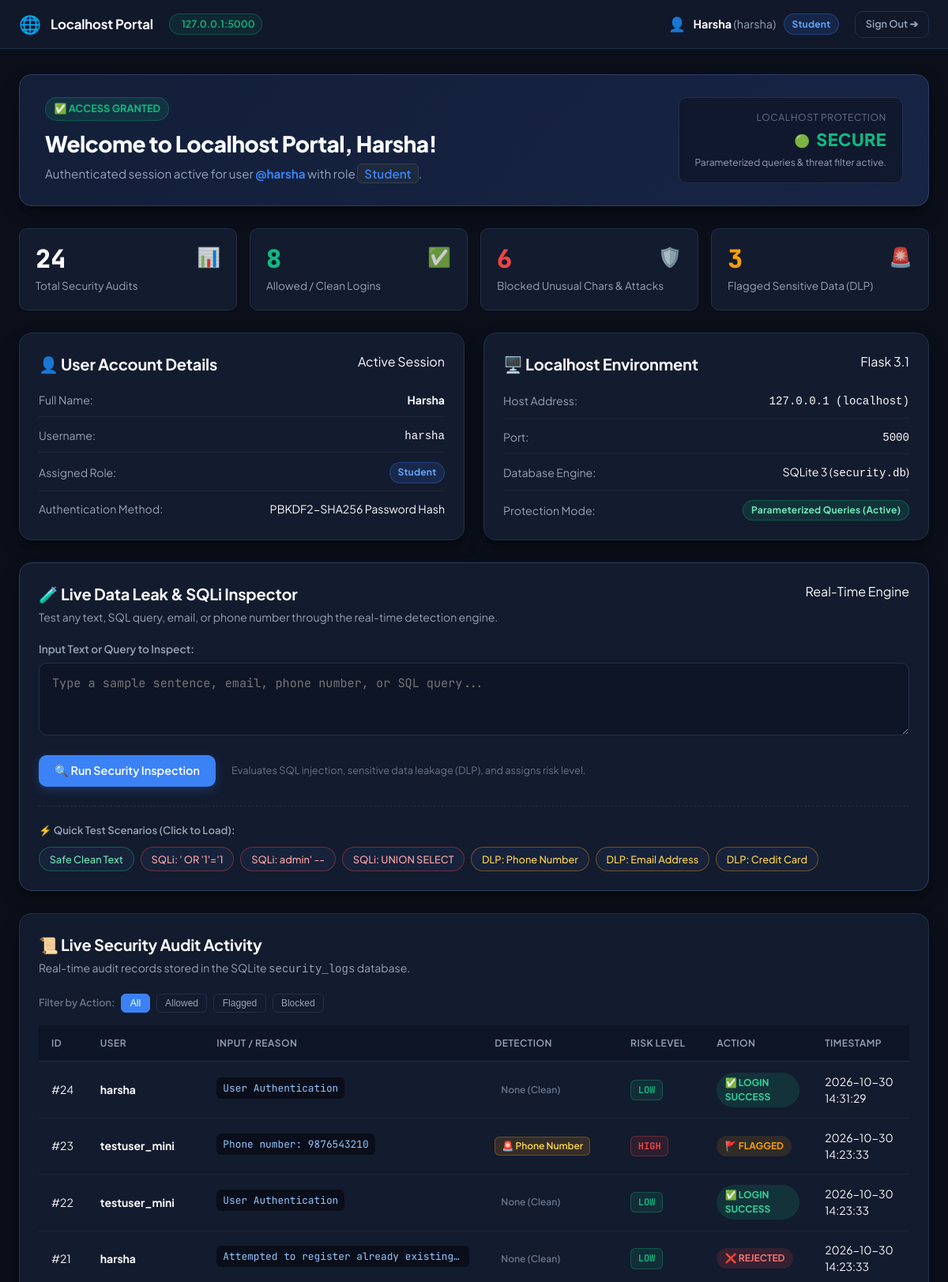
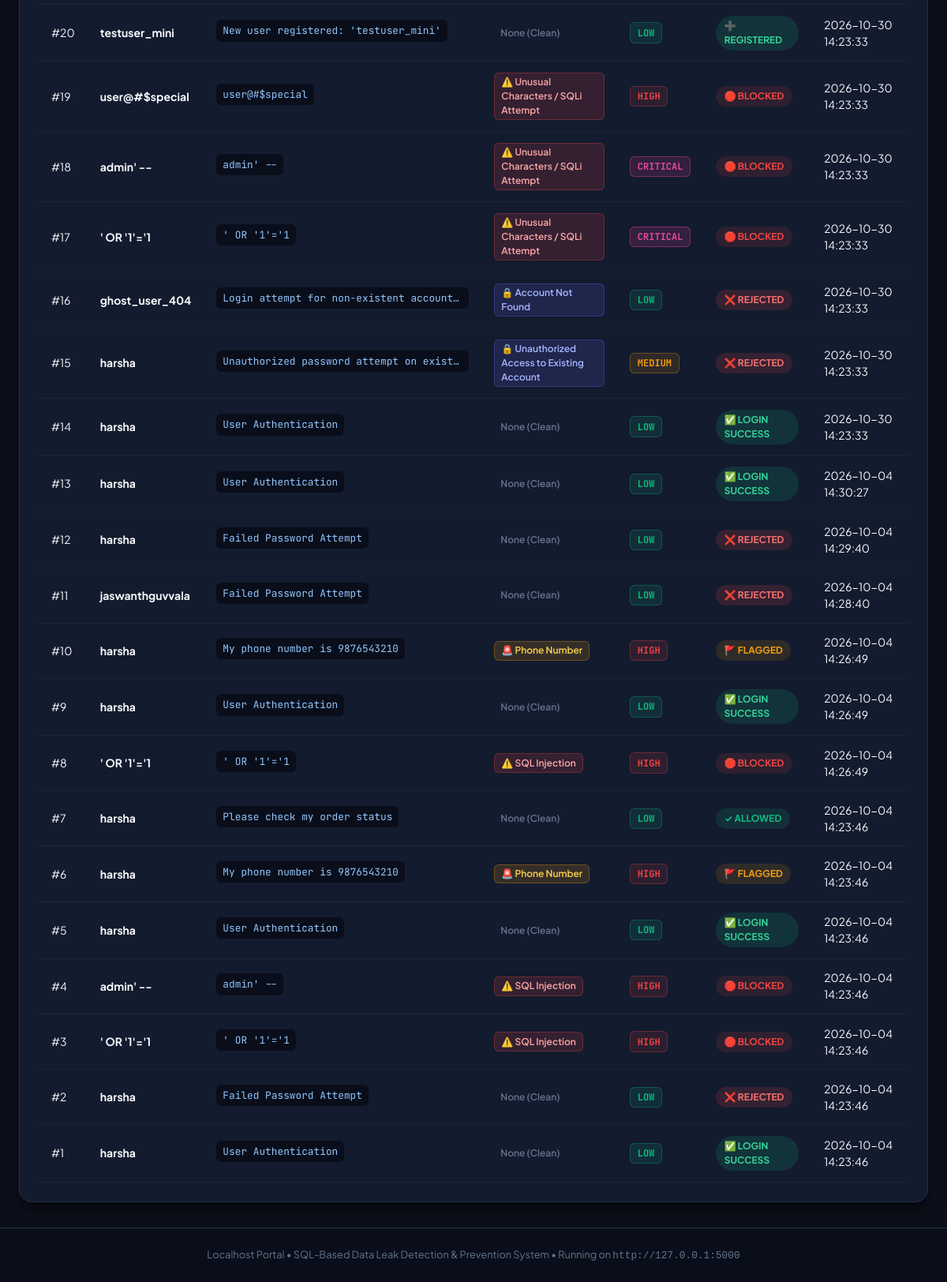
The app's page /dashboard (signed in) with its own data (2 pictures, top to bottom).
### tables this page shows
CREATE TABLE security_logs (
            id INTEGER PRIMARY KEY AUTOINCREMENT,
            username TEXT,
            input_text TEXT,
            detection_type TEXT,
            risk_level TEXT,
            action TEXT,
            timestamp DATETIME DEFAULT CURRENT_TIMESTAMP
        );

### sql-data-leak-detector/app.py (the view)
@app.route('/dashboard')
def dashboard():
    if 'user' not in session:
        return redirect(url_for('login'))
    user = session['user']
    is_admin = (user['role'] == 'Admin')
    if is_admin:
        logs = database.get_security_logs(limit=100)
    else:
        logs = database.get_security_logs(limit=50)
    stats = database.get_security_stats()
    return render_template(
        'dashboard.html',
        user=user,
        logs=logs,
        stats=stats,
        is_admin=is_admin
    )

### sql-data-leak-detector/templates/dashboard.html (shortened to what this page needs)
<!DOCTYPE html>
<html lang="en">
<head>
    <link rel="stylesheet" href="{{ url_for('static', filename='style.css') }}">
</head>
<body>
    <nav class="navbar">
        <div class="nav-container">
            <div class="nav-brand">
                <span class="brand-icon">🌐</span>
                <span class="brand-title">Localhost Portal</span>
                <span class="server-status-pill">
                    <span>127.0.0.1:5000</span>
                </span>
            </div>
            <div class="nav-user">
                <div class="user-meta">
                    <span class="user-avatar">👤</span>
                    <span class="user-greeting"><strong>{{ user.name }}</strong> ({{ user.username }})</span>
                    <span class="badge badge-role {{ 'badge-admin' if user.role == 'Admin' else 'badge-student' }}">
                        {{ user.role }}
                    </span>
                </div>
                <a href="{{ url_for('logout') }}" class="btn btn-outline btn-sm">Sign Out ➔</a>
            </div>
        </div>
    </nav>
    <main class="dashboard-container">
        <section class="security-banner-card">
            <div class="banner-content">
                <div class="badge-success-login">✅ ACCESS GRANTED</div>
                <h1>Welcome to Localhost Portal, {{ user.name }}!</h1>
                <p class="user-details">
                    Authenticated session active for user <strong class="highlight-username">@{{ user.username }}</strong> with role
                    <span class="role-pill">{{ user.role }}</span>.
                </p>
            </div>
            <div class="security-status-box">
                <div class="status-label">Localhost Protection</div>
                <div class="status-indicator">
                    <span class="pulse-dot">🟢</span>
                    <span class="status-text">SECURE</span>
                </div>
                <div class="status-sub">Parameterized queries & threat filter active.</div>
            </div>
        </section>
        <section class="stats-grid">
            <div class="stat-card">
                <div class="stat-num">{{ stats.total }}</div>
                <div class="stat-title">Total Security Audits</div>
                <div class="stat-icon">📊</div>
            </div>
            <div class="stat-card stat-safe">
                <div class="stat-num">{{ stats.allowed }}</div>
                <div class="stat-title">Allowed / Clean Logins</div>
                <div class="stat-icon">✅</div>
            </div>
            <div class="stat-card stat-blocked">
                <div class="stat-num">{{ stats.blocked }}</div>
                <div class="stat-title">Blocked Unusual Chars & Attacks</div>
                <div class="stat-icon">🛡️</div>
            </div>
            <div class="stat-card stat-flagged">
                <div class="stat-num">{{ stats.flagged }}</div>
                <div class="stat-title">Flagged Sensitive Data (DLP)</div>
                <div class="stat-icon">🚨</div>
            </div>
        </section>
        <div class="info-dual-grid">
            <div class="card info-box">
                <div class="card-header">
                    <h2>👤 User Account Details</h2>
                    <span class="security-tag tag-shield">Active Session</span>
                </div>
                <div class="details-list">
                    <div class="detail-row">
                        <span class="detail-label">Full Name:</span>
                        <span class="detail-value"><strong>{{ user.name }}</strong></span>
                    </div>
                    <div class="detail-row">
                        <span class="detail-label">Username:</span>
                        <span class="detail-value"><code>{{ user.username }}</code></span>
                    </div>
                    <div class="detail-row">
                        <span class="detail-label">Assigned Role:</span>
                        <span class="detail-value"><span class="badge {{ 'badge-admin' if user.role == 'Admin' else 'badge-student' }}">{{ user.role }}</span></span>
                    </div>
                    <div class="detail-row">
                        <span class="detail-label">Authentication Method:</span>
                        <span class="detail-value">PBKDF2-SHA256 Password Hash</span>
                    </div>
                </div>
            </div>
            <div class="card info-box">
                <div class="card-header">
                    <h2>🖥️ Localhost Environment</h2>
                    <span class="security-tag tag-engine">Flask 3.1</span>
                </div>
                <div class="details-list">
                    <div class="detail-row">
                        <span class="detail-label">Host Address:</span>
                        <span class="detail-value"><code>127.0.0.1 (localhost)</code></span>
                    </div>
                    <div class="detail-row">
                        <span class="detail-label">Port:</span>
                        <span class="detail-value"><code>5000</code></span>
                    </div>
                    <div class="detail-row">
                        <span class="detail-label">Database Engine:</span>
                        <span class="detail-value">SQLite 3 (<code>security.db</code>)</span>
                    </div>
                    <div class="detail-row">
                        <span class="detail-label">Protection Mode:</span>
                        <span class="detail-value"><span class="badge badge-safe">Parameterized Queries (Active)</span></span>
                    </div>
                </div>
            </div>
        </div>
        <section class="card inspector-card">
            <div class="card-header">
                <div>
                    <h2>🧪 Live Data Leak & SQLi Inspector</h2>
                    <p class="card-subtitle">Test any text, SQL query, email, or phone number through the real-time detection engine.</p>
                </div>
                <span class="security-tag tag-engine">Real-Time Engine</span>
            </div>
            <form action="{{ url_for('inspect_input') }}" method="POST" class="inspector-form">
                <div class="form-group">
                    <label for="test_input">Input Text or Query to Inspect:</label>
                    <textarea
                        name="test_input"
                        id="test_input"
                        rows="3"
                        placeholder="Type a sample sentence, email, phone number, or SQL query..."
                        required
                    ></textarea>
                </div>
                <div class="inspector-actions">
                    <button type="submit" class="btn btn-primary" id="inspectBtn">
                        <span>🔍 Run Security Inspection</span>
                    </button>
                    <span class="help-hint">Evaluates SQL injection, sensitive data leakage (DLP), and assigns risk level.</span>
                </div>
            </form>
            <div class="testcases-palette">
                <div class="palette-header">
                    <span>⚡ Quick Test Scenarios (Click to Load):</span>
                </div>
                <div class="palette-buttons">
                    <button type="button" class="btn-chip chip-success" onclick="setInspectorTest('Please confirm my project status for next week.')">
                        Safe Clean Text
                    </button>
                    <button type="button" class="btn-chip chip-danger" onclick="setInspectorTest('\' OR \'1\'=\'1')">
                        SQLi: ' OR '1'='1
                    </button>
                    <button type="button" class="btn-chip chip-danger" onclick="setInspectorTest('admin\' --')">
                        SQLi: admin' --
                    </button>
                    <button type="button" class="btn-chip chip-danger" onclick="setInspectorTest('\' UNION SELECT id, username, password_hash FROM users--')">
                        SQLi: UNION SELECT
                    </button>
                    <button type="button" class="btn-chip chip-warning" onclick="setInspectorTest('Contact me at 9876543210 for details')">
                        DLP: Phone Number
                    </button>
                    <button type="button" class="btn-chip chip-warning" onclick="setInspectorTest('Send invoice to user@example.com')">
                        DLP: Email Address
                    </button>
                    <button type="button" class="btn-chip chip-warning" onclick="setInspectorTest('Card number 4532 8901 2345 6789')">
                        DLP: Credit Card
                    </button>
                </div>
            </div>
        </section>
        <section class="card table-card">
            <div class="card-header table-header-flex">
                <div>
                    <h2>📜 Live Security Audit Activity</h2>
                    <p class="card-subtitle">Real-time audit records stored in the SQLite <code>security_logs</code> database.</p>
                </div>
            </div>
            <div class="table-filter-bar">
                <span class="filter-label">Filter by Action:</span>
                <button type="button" class="filter-btn active" onclick="filterTable('ALL')">All</button>
                <button type="button" class="filter-btn" onclick="filterTable('ALLOWED')">Allowed</button>
                <button type="button" class="filter-btn" onclick="filterTable('FLAGGED')">Flagged</button>
                <button type="button" class="filter-btn" onclick="filterTable('BLOCKED')">Blocked</button>
            </div>
            <div class="table-responsive">
                <table class="security-table" id="securityLogsTable">
                    <thead>
                        <tr>
                            <th>ID</th>
                            <th>User</th>
                            <th>Input / Reason</th>
                            <th>Detection</th>
                            <th>Risk Level</th>
                            <th>Action</th>
                            <th>Timestamp</th>
                        </tr>
                    </thead>
                    <tbody>
                        {% if logs %}
                            {% for log in logs %}
                            <tr class="log-row" data-action="{{ log.action }}">
                                <td class="col-id">#{{ log.id }}</td>
                                <td class="col-user"><strong>{{ log.username }}</strong></td>
                                <td class="col-input">
                                    <code class="input-preview" title="{{ log.input_text }}">{{ log.input_text }}</code>
                                </td>
                                <td class="col-detection">
                                    {% if 'SQL' in log.detection_type or 'Unusual' in log.detection_type %}
                                        <span class="detection-badge badge-sqli">⚠️ {{ log.detection_type }}</span>
                                    {% elif 'Phone' in log.detection_type or 'Email' in log.detection_type or 'Credit' in log.detection_type %}
                                        <span class="detection-badge badge-dlp">🚨 {{ log.detection_type }}</span>
                                    {% elif 'Unauthorized' in log.detection_type or 'Not Found' in log.detection_type %}
                                        <span class="detection-badge badge-auth">🔒 {{ log.detection_type }}</span>
                                    {% else %}
                                        <span class="detection-badge badge-none">None (Clean)</span>
                                    {% endif %}
                                </td>
                                <td class="col-risk">
                                    {% if log.risk_level == 'LOW' %}
                                        <span class="risk-badge risk-low">LOW</span>
                                    {% elif log.risk_level == 'MEDIUM' %}
                                        <span class="risk-badge risk-medium">MEDIUM</span>
                                    {% elif log.risk_level == 'HIGH' %}
                                        <span class="risk-badge risk-high">HIGH</span>
                                    {% elif log.risk_level == 'CRITICAL' %}
                                        <span class="risk-badge risk-critical">CRITICAL</span>
                                    {% else %}
                                        <span class="risk-badge">{{ log.risk_level }}</span>
                                    {% endif %}
                                </td>
                                <td class="col-action">
                                    {% if log.action == 'BLOCKED' %}
                                        <span class="action-badge action-blocked">🛑 BLOCKED</span>
                                    {% elif log.action == 'FLAGGED' %}
                                        <span class="action-badge action-flagged">🚩 FLAGGED</span>
                                    {% elif log.action == 'LOGIN SUCCESS' %}
                                        <span class="action-badge action-success">✅ LOGIN SUCCESS</span>
                                    {% elif log.action == 'LOGIN REJECTED' or log.action == 'LOGIN FAILED' %}
                                        <span class="action-badge action-failed">❌ REJECTED</span>
                                    {% elif log.action == 'USER REGISTERED' %}
                                        <span class="action-badge action-success">➕ REGISTERED</span>
                                    {% else %}
                                        <span class="action-badge action-allowed">✓ ALLOWED</span>
                                    {% endif %}
                                </td>
                                <td class="col-time">{{ log.timestamp }}</td>
                            </tr>
                            {% endfor %}
                        {% else %}
                            <tr>
                                <td colspan="7" class="empty-state">No security logs recorded yet. Run a test above!</td>
                            </tr>
                        {% endif %}
                    </tbody>
                </table>
            </div>
        </section>
    </main>
    <footer class="footer">
        <p>Localhost Portal • SQL-Based Data Leak Detection & Prevention System • Running on <code>http://127.0.0.1:5000</code></p>
    </footer>
</body>
</html>

### records on screen
security_logs: id "24", username "harsha", input_text "User Authentication", detection_type "None (Clean)", risk_level "LOW", action "✅ LOGIN SUCCESS", timestamp "2026-10-30 14:31:29"
security_logs: id "23", username "testuser_mini", input_text "Phone number: 9876543210", detection_type "Phone Number", risk_level "HIGH", action "🚩 FLAGGED", timestamp "2026-10-30 14:23:33"
security_logs: id "22", username "testuser_mini", input_text "User Authentication", detection_type "None (Clean)", risk_level "LOW", action "✅ LOGIN SUCCESS", timestamp "2026-10-30 14:23:33"
security_logs: id "21", username "harsha", input_text "Attempted to register already existing…", shows "None (Clean)", risk_level "LOW", action "❌ REJECTED", timestamp "2026-10-30 14:23:33"
security_logs: id "20", username "testuser_mini", input_text "New user registered: 'testuser_mini'", detection_type "None (Clean)", risk_level "LOW", action "➕ REGISTERED", timestamp "2026-10-30 14:23:33"
security_logs: id "19", username "user@#$special", input_text "user@#$special", detection_type "Unusual Characters / SQLi Attempt", risk_level "HIGH", action "🛑 BLOCKED", timestamp "2026-10-30 14:23:33"
security_logs: id "18", username "admin' --", input_text "admin' --", detection_type "Unusual Characters / SQLi Attempt", risk_level "CRITICAL", action "🛑 BLOCKED", timestamp "2026-10-30 14:23:33"
security_logs: id "17", username "' OR '1'='1", input_text "' OR '1'='1", detection_type "Unusual Characters / SQLi Attempt", risk_level "CRITICAL", action "🛑 BLOCKED", timestamp "2026-10-30 14:23:33"
security_logs: id "16", username "ghost_user_404", input_text "Login attempt for non-existent account…", detection_type "Account Not Found", risk_level "LOW", action "❌ REJECTED", timestamp "2026-10-30 14:23:33"
security_logs: id "15", username "harsha", input_text "Unauthorized password attempt on exist…", detection_type "Unauthorized Access to Existing Account", risk_level "MEDIUM", action "❌ REJECTED", timestamp "2026-10-30 14:23:33"
security_logs: id "14", username "harsha", input_text "User Authentication", detection_type "None (Clean)", risk_level "LOW", action "✅ LOGIN SUCCESS", timestamp "2026-10-30 14:23:33"
security_logs: id "13", username "harsha", input_text "User Authentication", detection_type "None (Clean)", risk_level "LOW", action "✅ LOGIN SUCCESS", timestamp "2026-10-04 14:30:27"
security_logs: id "12", username "harsha", input_text "Failed Password Attempt", detection_type "None (Clean)", risk_level "LOW", action "❌ REJECTED", timestamp "2026-10-04 14:29:40"
security_logs: id "11", username "jaswanthguvvala", input_text "Failed Password Attempt", detection_type "None (Clean)", risk_level "LOW", action "❌ REJECTED", timestamp "2026-10-04 14:28:40"
security_logs: id "10", username "harsha", input_text "My phone number is 9876543210", detection_type "Phone Number", risk_level "HIGH", action "🚩 FLAGGED", timestamp "2026-10-04 14:26:49"
security_logs: id "9", username "harsha", input_text "User Authentication", detection_type "None (Clean)", risk_level "LOW", action "✅ LOGIN SUCCESS", timestamp "2026-10-04 14:26:49"
security_logs: id "8", username "' OR '1'='1", input_text "' OR '1'='1", detection_type "SQL Injection", risk_level "HIGH", action "🛑 BLOCKED", timestamp "2026-10-04 14:26:49"
security_logs: id "7", username "harsha", input_text "Please check my order status", detection_type "None (Clean)", risk_level "LOW", action "✓ ALLOWED", timestamp "2026-10-04 14:23:46"
security_logs: id "6", username "harsha", input_text "My phone number is 9876543210", detection_type "Phone Number", risk_level "HIGH", action "🚩 FLAGGED", timestamp "2026-10-04 14:23:46"
security_logs: id "5", username "harsha", input_text "User Authentication", detection_type "None (Clean)", risk_level "LOW", action "✅ LOGIN SUCCESS", timestamp "2026-10-04 14:23:46"
security_logs: id "4", username "admin' --", input_text "admin' --", detection_type "SQL Injection", risk_level "HIGH", action "🛑 BLOCKED", timestamp "2026-10-04 14:23:46"
security_logs: id "3", username "' OR '1'='1", input_text "' OR '1'='1", detection_type "SQL Injection", risk_level "HIGH", action "🛑 BLOCKED", timestamp "2026-10-04 14:23:46"
security_logs: id "2", username "harsha", input_text "Failed Password Attempt", detection_type "None (Clean)", risk_level "LOW", action "❌ REJECTED", timestamp "2026-10-04 14:23:46"
security_logs: id "1", username "harsha", input_text "User Authentication", detection_type "None (Clean)", risk_level "LOW", action "✅ LOGIN SUCCESS", timestamp "2026-10-04 14:23:46"

### other values on screen
{{ user.name }} "Harsha"
{{ user.username }} "harsha"
{{ user.role }} "Student"
{{ stats.total }} "24"
{{ stats.allowed }} "8"
{{ stats.blocked }} "6"
{{ stats.flagged }} "3"
